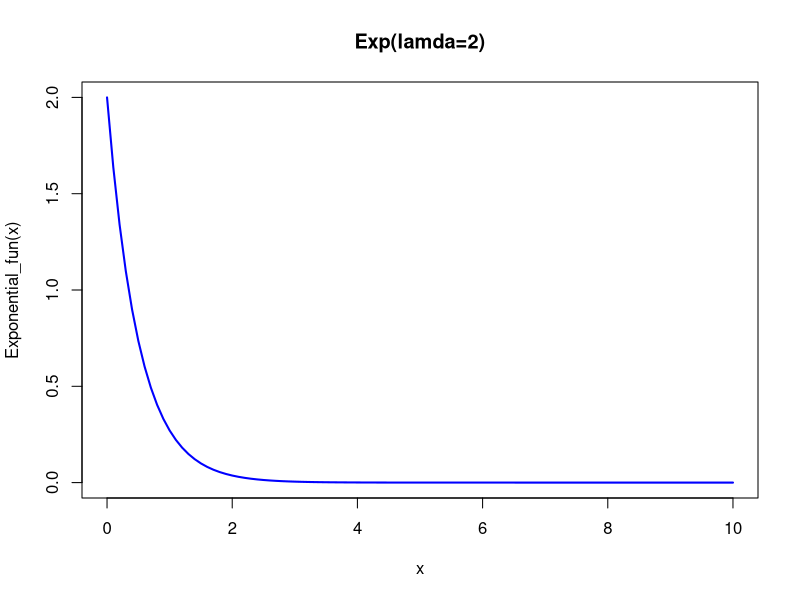

The R script that drew this image: (Note: this script raises an error after producing the figure.)
# Probability Density Function.
# f(X)>=0 for all x and integral of f(x) over the range of x is equal 1.

# Support: The set of values at which the PDF of PMF has positive value.
# X ~ Binomial(n,p), Support(X) = {0,1,2,3..n}
# X ~ Poisson(lambda), Support(X) = {0,1,2....} 
# X ~ Normal(mu, sigma^2), Support(X) = {-Inf, +Inf}
# X ~ Exponential(lambda), Support(X)= {0, +Inf}


## Exponential distribution.

1. # How can we check whether a given exponential function is pdf

lamda = 2
Exponential_fun = function(x){
   2*exp( -2*x )
}
print(Exponential_fun)
# In this case the support is {0,+Inf}. We need to integrate the function over  
# the range "0" to "Inf" and show that the integral is one. 

out = integrate(Exponential_fun, lower = 0, upper = Inf) 
print(out)
value = out$value
print(value)
# Since the value is 1, so the density is a pdf.

curve(Exponential_fun(x), col ="blue", lwd=2, main="Exp(lamda=2)", 0, 10)
# We introduced two parameters "lwd' and "col", 
# "lwd" stands for line width and "col" stands for line colur. 

# How can we find the population mean(E(X)) and population variance(var(X)) of a 
#random variable x?
# E(X)= Integral x*f(x)
# Var(X)=E(X-E(X))^2= E(x^2)-(E(x))^2

## Mean and variance of exponential distribution

# a. Let's calculate the population mean= E(X), It is also called first order row moment.

f1 = function(x){
    x*2*exp(-2*x)}

print(mean1_f1)
mean = integrate(mean1_f1, 0, Inf)$value
print(mean)

# Locate the mean in the density curve.
abline(v = mean, col = "red", lwd = 3, lty= 1)

# b. Now we calculate the E(x^2), it is called second order row moment.

mean2_f1 = function(x){
  x^2*mean1_f1(x)
}
print(mean2_f1)
mean2 = integrate(mean2_f1, 0, Inf)$value
print(mean2)

#c. Population variance V(x) of the random variable X.

var = mean2 - (mean1)^2  # where, var=var(x), mean1= E(x), mean2=E(x^2)
print(var)
sqrt(var)  # Standard deviation.

## Normal distribution
mu = 3
sigma = 1

# Probability density function

fun_normal = function(x){
    (1/(sqrt(2*pi)*sigma))*exp((-(x - mu)^2/2*sigma^2))
}
print(fun_normal)
out_put = integrate(fun_normal, -Inf, +Inf)$value
print(out_put)
curve(fun_normal(x), -10, 10, col = "red", lwd=2, main = "Normal(3,1)") 
# Plot the normal density function over the range -10 to 10.
abline(v = mu, col = "blue", lwd = 2 ) 

##Mean and variance of normal distribution:

#a. Population mean=E(X), it is also called first order row moment.

fun_mean1_normal = function(x){
   x*fun_normal(x)
}
print(fun_mean1_normal)
mean1_normal = integrate(fun_mean1_normal, -Inf, +Inf)$value
print(mean1_normal)

#b.  E(X^2), second order row moment.

fun_mean2_normal = function(x){
   x^2*fun_normal(x)
}
print(fun_mean2_normal)
mean2_normal = integrate(fun_mean2_normal, -Inf, +Inf)$value
print(mean2_normal)

#c. Population variance of X,  Var(x)=E(x^2)-(E(x))^2.

var=mean2_normal- (mean1_normal)^2
print(var)
sqrt(var)  # Standard deviation.

## Discrete distribution

# a. Binomial distribution

# Binomial distribution has two parameters(n, p).
par(mfrow = c(2, 2))
n = 10
p = 0.5
Binom_fun = function(x){
  choose(10, x)*p^(x)*(1 - p)^(10 - x) }
print(Binom_fun)

x=1:n
Binom_prob = Binom_fun(x)
Binom_prob
plot(x,Binom_prob, type="h", col="blue", main = "Bin(10,0.5)", lwd=2)
points(x,Binom_prob, pch=19, cex=1.5, col="blue")

# b. Poisson distribution

# Poisson distribution has one parameter(lambda)

Poisson_lambda = n * p
Poisson_fun = function(x){
  exp( - Poisson_lambda )*( Poisson_lambda )^x/factorial(x)
}
Poisson_prob=Poisson_fun(x)
print(Poisson_prob)
plot(x,Poisson_prob, type="h",col="green", main = "Poisson(lambda)", lwd=2)
points(x,Poisson_prob,col = "green", pch=1.9,lwd=2 )
#legend("topright", c("Binomial","Poisson"),col=c("blue","green"),
#lwd=c(2,2),bty="n")

## Lets use some inbuilt functions for deal with probability distribution.

# The four important symbols  are 'r', 'd', 'p', 'p'.

x = round(rnorm(n = 30, mean=0, sd = 1), 2)
print(x)
hist(x, main = "Normal(mu = 0, sd = 1)", probability = TRUE)
curve(dnorm(x), add = TRUE, col="red", lwd = 2)
pnorm(2, mean = 0, sd = 1, lower.tail = TRUE)
qnorm(0.9772, mean = 0, sd = 1)
#  "rnorm" function is used to simulate random sample from normal distribution with 
# mu = 0 and standard deviation = 1.
# "dnorm" function for probability density function.
# "pnorm" for cumulative distribution function.
# "qnorm" quantile function. 

# Sample to population 
# Understanding distribution of data (histogram) and its connection
# to the underlying population density function.As the sample size 
# increases the histograms are getting closer to the population density function.
# More and more you are collecting  data from a particular population
# more and more accurate your histogram will be to the population density function.

par(mfrow = c(2, 2))
# The function "Par(mfrow)" is used to arranging the multiple plot in one plotting space.

## Exponential distribution:

# Histogram of sample of size(n) =100 

x = rexp(n = 100, rate = 1)  # Draw sample from the exponential distribution, size=100
print(x)
hist(x, probability = TRUE, main = "n = 100")
curve(dexp(x, rate = 1), add = TRUE, col ="red", lwd = 2)

# Histogram of sample of size (n)=500

x = rexp(n = 500, rate = 1)   # Draw sample from the exponential distribution, size=500
print(x)
hist(x, probability = TRUE, main = "n=500")
curve(dexp(x, rate = 1),add = TRUE, col="red", lwd = 2)

#Histogram of sample of size (n) = 1000

x= rexp(n = 1000, rate = 1) # Draw sample from the exponential distribution, size=1000
print(x)
hist(x, probability = TRUE, main = "n=1000")
curve(dexp(x, rate = 1), add = TRUE, col="red", lwd=2)

#Histogram of sample of size (n)=10000

x = rexp(n = 10000, rate = 1) # Draw sample from the exponential distribution, size=10000
print(x)
hist(x, probability = TRUE, main = "n=10000")
curve(dexp(x, rate = 1), add = TRUE, col = "red", lwd = 2)

# From above four histograms we can conclude that as the sample size increases the histogram are getting closer to the 
# probability density curve of exponential distribution.


##Normal distribution(Standard normal distribution)

par(mfrow = c(2, 2))

# Histogram of sample of size(n)=100

x = rnorm(n = 100, mean = 0, sd = 1)   # Draw sample from the normal distribution, size=100
hist(x, probability = TRUE, main= "n=100")
curve(dnorm(x, mean = 0, sd = 1), add = TRUE, col = "red", lwd = 2, -5, 5)



# Histogram of sample of size(n)=500

x = rnorm(n = 500, mean = 0, sd = 1)   # Draw sample from the normal distribution, size=200
hist(x, probability = TRUE, main = "n=500")
curve(dnorm(x, mean= 0, sd = 1), add = TRUE, col = "red", lwd = 2, -5 ,5 )

#Histogram of sample of size(n)=1000

x = rnorm(n = 1000, mean = 0, sd = 1)   # Draw sample from the normal distribution, size=500
hist(x, probability = TRUE, main = "n=1000")
curve(dnorm(x, mean = 0, sd = 1), add = TRUE, col = "red", lwd = 2, -5, 5)

# Histogram of sample of size(n)=10000

x = rnorm(n = 10000, mean = 0, sd = 1)  # Draw sample from the normal distribution, size=10000
hist(x, probability = TRUE, main = "n=10000")
curve(dnorm(x, mean = 0, sd = 1), add = TRUE, col = "red", lwd = 2, -5, 5)

# From the above four histogram we can conclude as the sample size increases the histogram getting closer to the density function of 
#the normal distribution.











